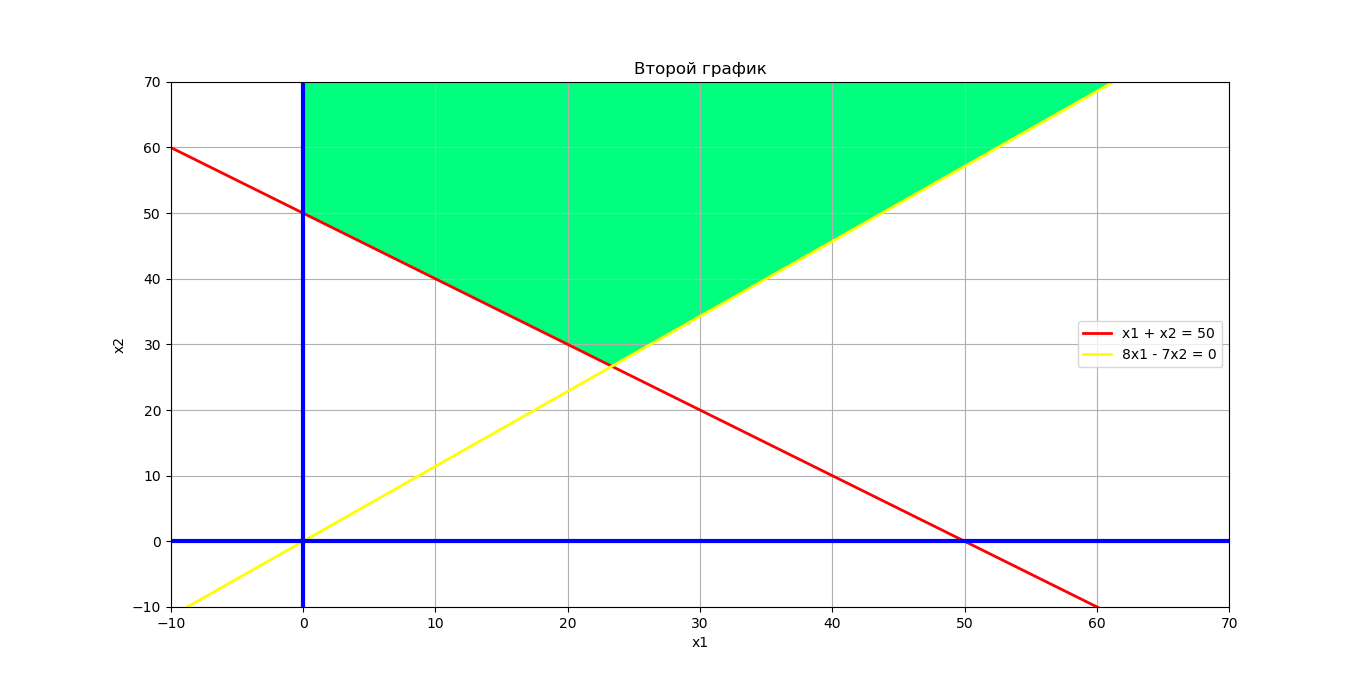

Generate this figure with Python:
import matplotlib.pyplot as plt
import numpy as np

def infinum(x1):
    return 0.0

def supremum(x1):
    return 100.0

def first_x2(x1):
    return 50 - x1

def second_x2(x1):
    return 8.0 * x1 / 7.0

def third_x2(x1):
    return 60 - 2*x1 / 3



x1 = list(np.linspace(-20, 80, 1000))

y1 = list(map(first_x2, x1))
y2 = list(map(second_x2, x1))
y3 = list(map(third_x2, x1))
ymin = list(map(infinum, x1))
ymax = list(map(supremum, x1))


fig, ax = plt.subplots()


ax.plot(x1, y1, color = 'r', linewidth = 2, label = "x1 + x2 = 50")
ax.plot(x1, y2, color = 'yellow', linewidth = 2, label = "8x1 - 7x2 = 0")



ax.plot([-20, 80], [0, 0], color = 'b', linewidth = 3)
ax.plot([0, 0], [-20, 80], color = 'b', linewidth = 3)


#ax.fill_between(x1, ymax, y1,
#                where= (ymax > y1),
#                facecolor='yellow')

#ax.fill_between(x1, ymax, y2,
#                where= (ymax > y2),
#                facecolor='green')

fill_y = list(map(lambda x: max(x), zip(y1, y2)))

ax.fill_between(x1, fill_y, ymax,
                where= (fill_y < ymax),
                facecolor='springgreen')


ax.fill_between([-30, 0], [100, 100], [0, 0],
                facecolor='white')

ax.fill_between([-30, 80], [-100, -100], [0, 0],
                facecolor='white')


plt.xlabel('x1')
plt.ylabel('x2')

ax.set_title("Второй график")
ax.set_xlim([-10, 70])
ax.set_ylim([-10, 70])
ax.grid()

fig.set_figwidth(17)    #  ширина и
fig.set_figheight(10)    #  высота "Figure"

plt.legend()
plt.show()
